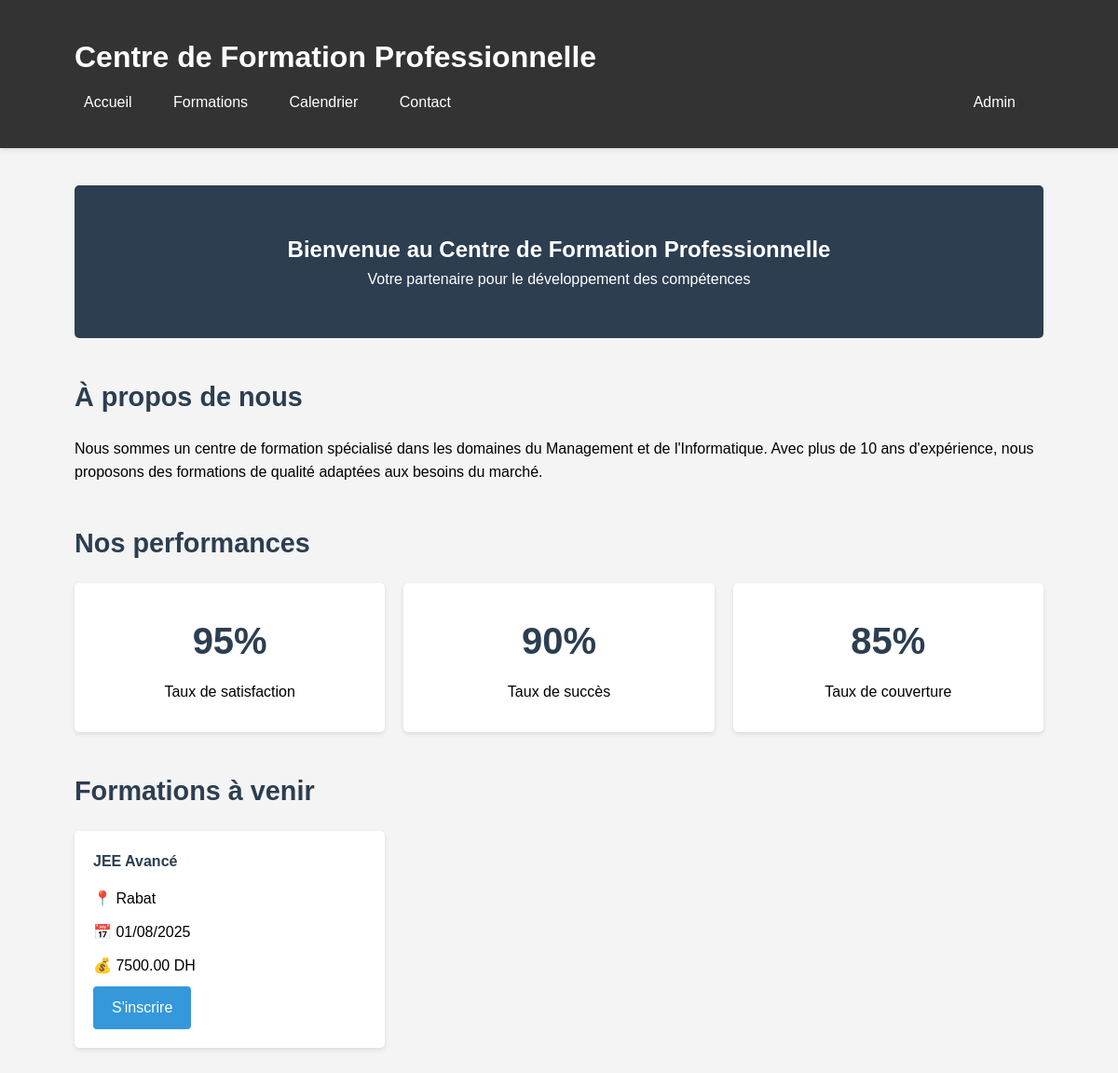
The page / on the database its author committed.
### tables this page shows
CREATE TABLE `formations` (
  `id` int(11) NOT NULL,
  `price` decimal(10,2) DEFAULT NULL,
  `mode` enum('Presentiel','Distanciel') NOT NULL,
  `cours_id` int(11) DEFAULT NULL,
  `ville_id` int(11) DEFAULT NULL,
  `formateur_id` int(11) DEFAULT NULL
);

CREATE TABLE `cours` (
  `id` int(11) NOT NULL,
  `name` varchar(100) NOT NULL,
  `content` text DEFAULT NULL,
  `description` text DEFAULT NULL,
  `audience` varchar(255) DEFAULT NULL,
  `duration` int(11) DEFAULT NULL,
  `testIncluded` tinyint(1) DEFAULT 0,
  `testContent` text DEFAULT NULL,
  `logo` varchar(255) DEFAULT NULL,
  `sujet_id` int(11) DEFAULT NULL
);

CREATE TABLE `villes` (
  `id` int(11) NOT NULL,
  `value` varchar(100) NOT NULL,
  `pays_id` int(11) DEFAULT NULL
);

### index.php (the view, shortened to what this page needs)
<?php include 'includes/connection.php'; ?>
<!DOCTYPE html>
<html>
<head>
    <link rel="stylesheet" href="css/style.css">
</head>
<body>
    <?php include 'includes/header.php'; ?>
    <div class="container">
        <section class="hero">
            <h2>Bienvenue au Centre de Formation Professionnelle</h2>
            <p>Votre partenaire pour le développement des compétences</p>
        </section>
        <section class="about">
            <h3>À propos de nous</h3>
            <p>Nous sommes un centre de formation spécialisé dans les domaines du Management et de l'Informatique.
            Avec plus de 10 ans d'expérience, nous proposons des formations de qualité adaptées aux besoins du marché.</p>
        </section>
        <section class="metrics">
            <h3>Nos performances</h3>
            <div class="metrics-grid">
                <div class="metric-card">
                    <h4>95%</h4>
                    <p>Taux de satisfaction</p>
                </div>
                <div class="metric-card">
                    <h4>90%</h4>
                    <p>Taux de succès</p>
                </div>
                <div class="metric-card">
                    <h4>85%</h4>
                    <p>Taux de couverture</p>
                </div>
            </div>
        </section>
        <section class="featured">
            <h3>Formations à venir</h3>
            <div class="formations-grid">
            <?php
            $sql = "SELECT f.*, c.name as cours_name, v.value as ville_name,
                    MIN(fd.date) as next_date
                    FROM formations f
                    JOIN cours c ON f.cours_id = c.id
                    JOIN villes v ON f.ville_id = v.id
                    JOIN formation_dates fd ON f.id = fd.formation_id
                    WHERE fd.date >= CURDATE()
                    GROUP BY f.id
                    ORDER BY next_date
                    LIMIT 3";
            $formations = $bdd->query($sql);
            while($formation = $formations->fetch()) {
                echo "<div class='formation-card'>";
                echo "<h4>".$formation['cours_name']."</h4>";
                echo "<p>📍 ".$formation['ville_name']."</p>";
                echo "<p>📅 ".date('d/m/Y', strtotime($formation['next_date']))."</p>";
                echo "<p>💰 ".$formation['price']." DH</p>";
                echo "<a href='inscription.php?id=".$formation['id']."' class='btn'>S'inscrire</a>";
                echo "</div>";
            }
            ?>
            </div>
        </section>
    </div>
</body>
</html>

### css/style.css (style rules this page uses)
* { margin: 0; padding: 0; box-sizing: border-box; }
body { font-family: Arial, sans-serif; background-color: #f4f4f4; line-height: 1.6; }
.container { width: 90%; max-width: 1200px; margin: 0 auto; padding: 20px; }
.hero { background-color: #2c3e50; color: white; padding: 50px 20px; text-align: center; margin: 20px 0; border-radius: 5px; }
.metrics-grid { display: grid; grid-template-columns: repeat(auto-fit, minmax(200px, 1fr)); gap: 20px; margin: 20px 0; }
.metric-card { background: white; padding: 30px; text-align: center; border-radius: 5px; box-shadow: 0 2px 5px rgba(0,0,0,0.1); }
.metric-card h4 { font-size: 2.5em; color: #2c3e50; margin-bottom: 10px; }
.formations-grid { display: grid; grid-template-columns: repeat(auto-fill, minmax(300px, 1fr)); gap: 20px; margin: 20px 0; }
.formation-card { background: white; padding: 20px; border-radius: 5px; box-shadow: 0 2px 5px rgba(0,0,0,0.1); transition: transform 0.3s; }
.formation-card h3, .formation-card h4 { color: #2c3e50; margin-bottom: 15px; }
.formation-card p { margin: 10px 0; }
.btn { background-color: #3498db; color: white; padding: 10px 20px; border: none; border-radius: 4px; cursor: pointer; text-decoration: none; display: inline-block; transition: background 0.3s; }
section { margin: 40px 0; }
section h3 { color: #2c3e50; margin-bottom: 20px; font-size: 1.8em; }

### rows shown on the page
formations: cours.name "JEE Avancé", ville.value "Rabat", next_date "01/08/2025", price "7500.00"
